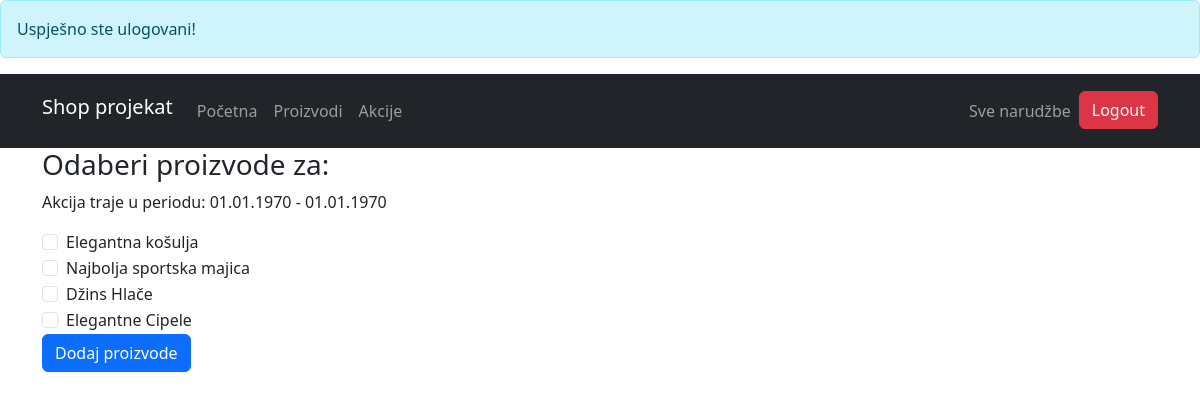
The app's page /admin/add_products_discount.php (signed in) with its own data.
### tables this page shows
CREATE TABLE `products` (
  `product_id` int(11) NOT NULL,
  `name` varchar(255) NOT NULL,
  `price` varchar(255) NOT NULL,
  `size` varchar(255) NOT NULL,
  `image` varchar(255) NOT NULL,
  `created_at` datetime NOT NULL DEFAULT current_timestamp()
);

### app/classes/Product.php (called while the page is built, shortened)
<?php
class Product{
    protected $conn;
    public function __construct(){
        global $conn;
        $this->conn = $conn;
    }
    public function get_all(){
        $sql = "SELECT * FROM products";
        $res = $this->conn->query($sql);
        return $res->fetch_all(MYSQLI_ASSOC);
    }
}

### app/classes/Discount.php (called while the page is built, shortened)
<?php
require_once 'Product.php';
class Discount extends Product
{
    public function get_one_discount($discount_id)
    {
        $sql = "SELECT * from discounts WHERE discount_id = ?";
        $stmt = $this->conn->prepare($sql);
        $stmt->bind_param("i", $discount_id);
        $stmt->execute();
        $result = $stmt->get_result();
        return $result->fetch_assoc();
    }
    public function exist($product_id,$discount_id)
    {
        $sql = "SELECT * FROM product_discounts WHERE product_id=? AND discount_id = ?";
        $stmt = $this->conn->prepare($sql);
        $stmt->bind_param("ii", $product_id,$discount_id);
        $stmt->execute();
        $result = $stmt->get_result();
        return $result->fetch_assoc();
    }
}

### app/classes/Utils.php (called while the page is built)
<?php
class Utils
{
    function format_date($date)
    {
        $timestamp = strtotime($date);
        return date('d.m.Y', $timestamp);
    }
}

### admin/add_products_discount.php (the view, shortened to what this page needs)
<?php
require_once 'inc/header.php';
require_once('../app/classes/Discount.php');
require_once('../app/classes/Product.php');
require_once('../app/classes/Utils.php');
$products = new Product();
$all_products = $products->get_all();
$discount = new Discount();
$discount_id = $_GET['id'];
$utils = new Utils();
$thisDiscount = $discount->get_one_discount($discount_id);
?>
<form action="" method="post">
    <h3>Odaberi proizvode za:
        <?php echo $thisDiscount['name']; ?></h3>
    <p class="">Akcija traje u periodu: <?php echo $utils->format_date($thisDiscount['start_date']); ?> - <?php echo $utils->format_date($thisDiscount['end_date']); ?></p>
    <?php foreach ($all_products as $product) : ?>
        <div class="form-check">
            <input class="form-check-input" type="checkbox" name="selected_products[]" value="<?php echo $product['product_id']; ?>"
                <?php if($discount->exist($product['product_id'],$discount_id)){echo 'checked';} ?>>
            <label class="form-check-label"><?php echo $product['name']; ?></label>
        </div>
    <?php endforeach; ?>
    <button type="submit" class="btn btn-primary">Dodaj proizvode</button>
</form>
<?php require_once 'inc/footer.php'; ?>

### records on screen
products: name "Elegantna košulja"
products: name "Najbolja sportska majica"
products: name "Džins Hlače"
products: name "Elegantne Cipele"

### other values on screen
$_SESSION['servermsg'] "Uspješno ste ulogovani!"
$utils->format_date($thisDiscount['start_date']) "01.01.1970"
$utils->format_date($thisDiscount['end_date']) "01.01.1970"
